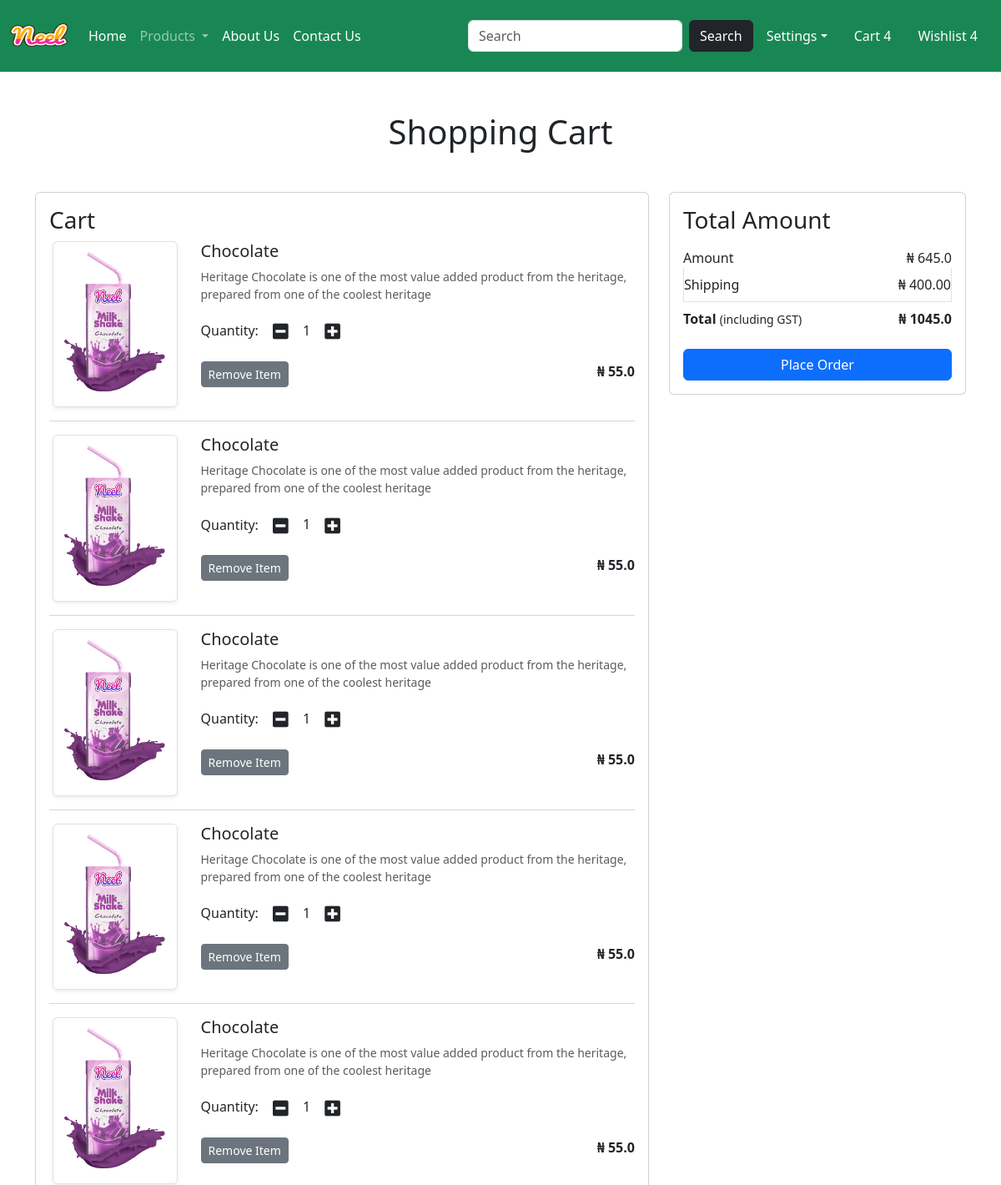
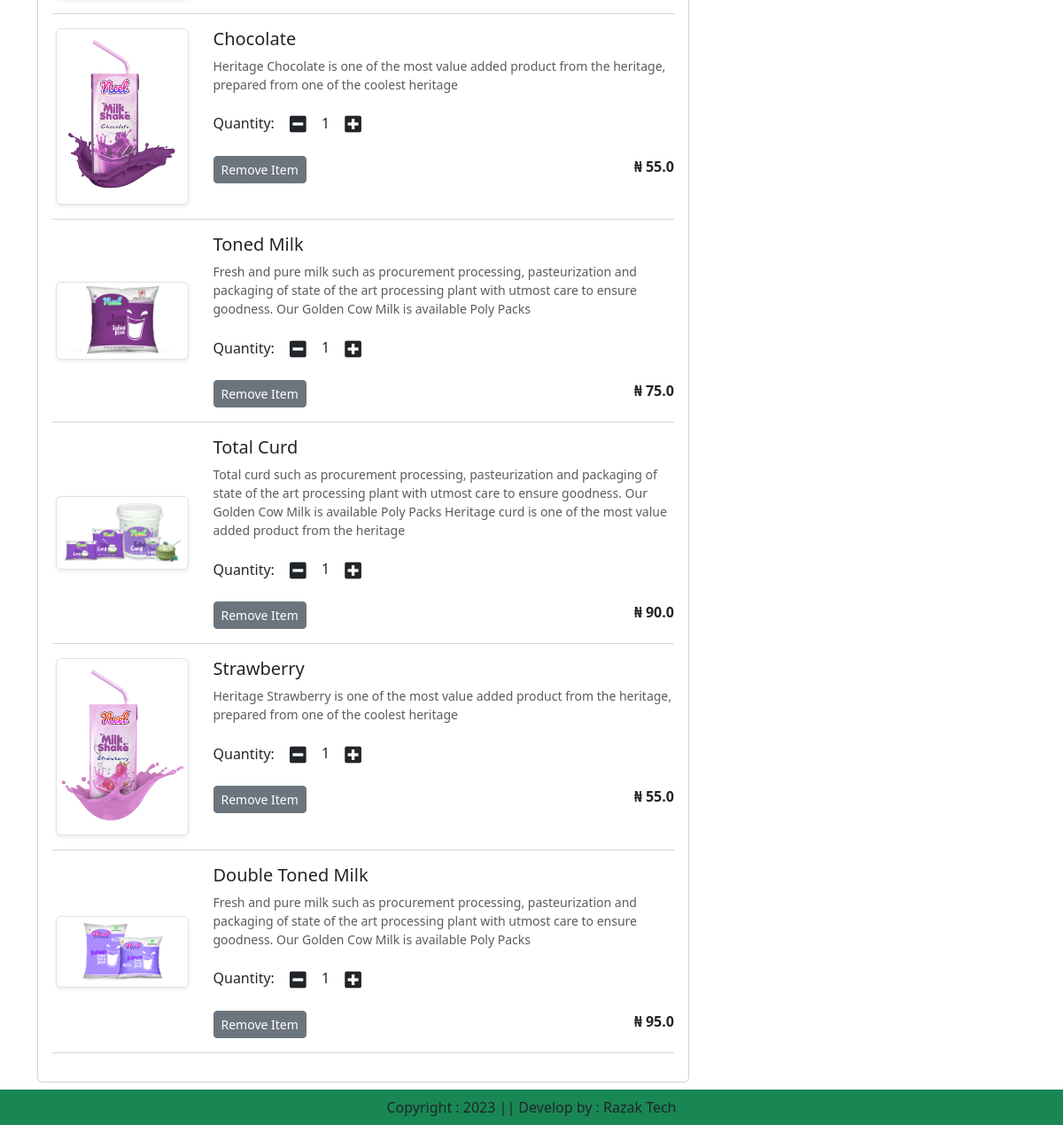
The page /cart/ (signed in) on the database as committed earlier (2 pictures, top to bottom).
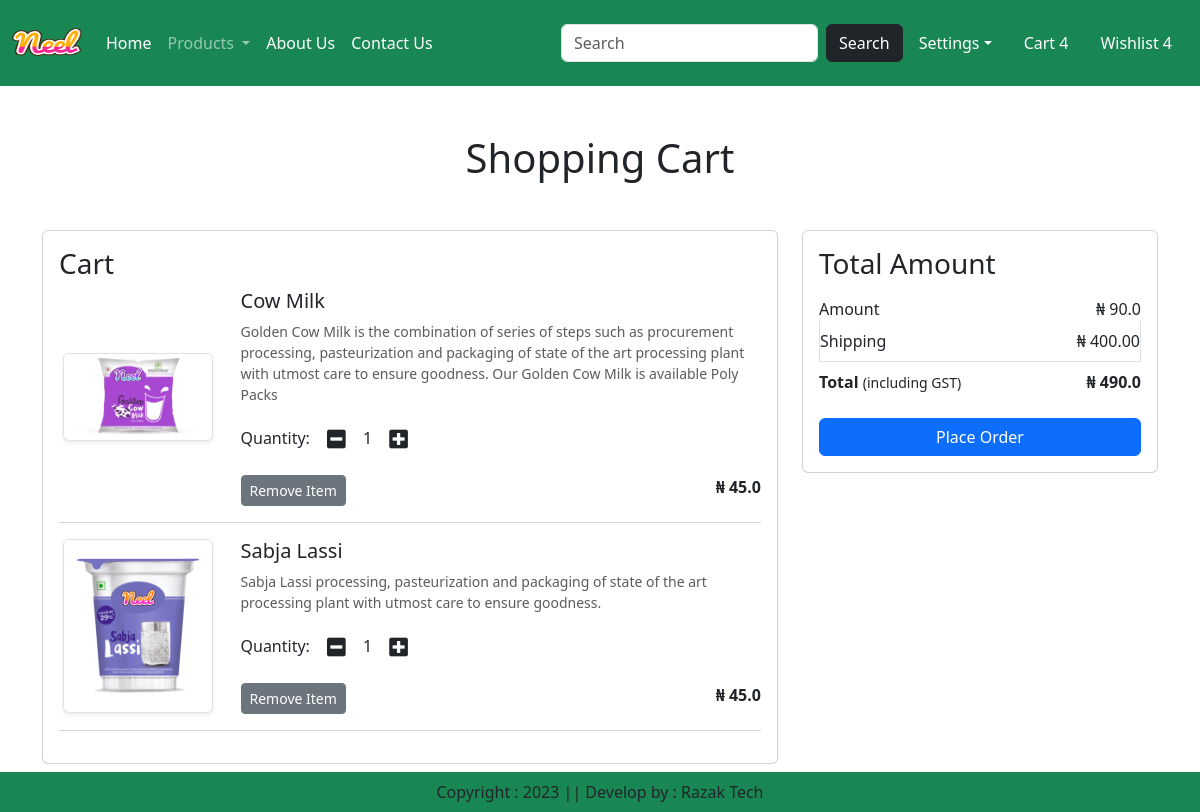
The same page on the database as committed later.
### app/models.py (models this page shows, shortened)
class Cart(models.Model):
    user = models.ForeignKey(User, on_delete=models.CASCADE)
    product = models.ForeignKey(Product, on_delete=models.CASCADE)
    quantity = models.PositiveIntegerField(default=1)

class Product(models.Model):
    title = models.CharField(max_length=100)
    selling_price = models.FloatField()
    discounted_price = models.FloatField()
    description = models.TextField()
    composition = models.TextField(default="")
    prodapp = models.TextField(default="")
    category = models.CharField(choices=CATEGORY_CHOICES, max_length=2)
    product_image = models.ImageField(upload_to="product")

### app/views.py (the view)
# urls.py: path('cart/', views.show_cart, name='showcart'),
def show_cart(request):
    user = request.user
    cart = Cart.objects.filter(user=user)
    amount = 0
    for p in cart:
        value = p.quantity * p.product.discounted_price
        amount = amount + value
    totalamount = amount + 400
    return render(request, "app/addtocart.html", locals())

### app/templates/app/addtocart.html (shortened to what this page needs)
{% extends "app/base.html" %}
{% load static %}
{% block main-content %}
<div class="container my-5">
    <div class="row">
        {% if cart %}
            <h1 class="text-center mb-5">Shopping Cart</h1>
            <div class="col-sm-8">
                <div class="card">
                    <div class="card-body">
                        <h3>Cart</h3>
                        {% for item in cart %}
                        <div class="row">
                            <div class="col-sm-3 text-center align-self-center"><img src="{{ item.product.product_image.url }}" alt="" srcset="" class="img-fluid img-thumbnail shadow-sm" height="150" width="150"></div>
                            <div class="col-sm-9">
                                <div>
                                    <h5>{{ item.product.title }}</h5>
                                    <p class="mb-2 text-muted small">{{ item.product.description }}</p>
                                    <div class="my-3">
                                        <label for="quantity">Quantity:</label>
                                        <a class="minus-cart btn" pid="{{ item.product.id }}"><i class="fas fa-minus-square fa-lg"></i></a>
                                        <span id="quantity">{{ item.quantity }}</span>
                                        <a class="plus-cart btn" pid="{{ item.product.id }}"><i class="fas fa-plus-square fa-lg"></i></a>
                                    </div>
                                    <div class="d-flex justify-content-between">
                                        <a href="#" class="remove-cart btn btn-sm btn-secondary mr-3" pid="{{ item.product.id }}">Remove Item</a>
                                        <p class="mb-0"><span><strong>₦ {{ item.product.discounted_price }}</strong></span></p>
                                    </div>
                                </div>
                            </div>
                        </div>
                        <hr class="text-muted">
                        {% endfor %}
                    </div>
                </div>
            </div>
            <div class="col-sm-4">
                <div class="card">
                    <div class="card-body">
                        <h3>Total Amount</h3>
                        <ul class="list-group">
                            <li class="list-group-item d-flex justify-content-between align-items-center border-0 px-0 pb-0">
                                Amount<span id="amount">₦ {{ amount }}</span>
                            </li>
                            <li class="list-group-item d-flex justify-content-between align-items-center px-0">
                                Shipping<span>₦ 400.00</span>
                            </li>
                            <li class="list-group-item d-flex justify-content-between align-items-center border-0 px-0 mb-3">
                                <div>
                                    <strong>Total</strong> <small>(including GST)</small>
                                </div>
                                <span id="totalamount"><strong>₦ {{ totalamount }}</strong></span>
                            </li>
                        </ul>
                        <div class="d-grid"><a href="{% url 'checkout' %}" class="btn btn-primary">Place Order</a></div>
                    </div>
                </div>
            </div>
        {% else %}
            <h1 class="text-center mb-5">Cart is Empty</h1>
        {% endif %}
    </div>
</div>
{% endblock main-content %}

### app/templates/app/base.html (shortened to what this page needs)
<!DOCTYPE html>
{% load static %}
<html lang="en">
<head>
    <link href="https://cdn.jsdelivr.net/npm/bootstrap@5.3.0/dist/css/bootstrap.min.css" rel="stylesheet">
    <link rel="stylesheet" href="{% static 'app/css/owl.carousel.min.css' %}" />
    <link rel="stylesheet" href="{% static 'app/css/all.min.css' %}" />
    <link rel="stylesheet" href="{% static 'app/css/style.css' %}" />
    <link rel="stylesheet" href="https://cdnjs.cloudflare.com/ajax/libs/font-awesome/5.15.3/css/all.min.css" />
</head>
<body>
    <nav class="navbar navbar-expand-lg navbar-dark bg-success" style="background-color: black;">
        <div class="container-fluid">
          <a class="navbar-brand" href="#">
            <img src="{% static 'app/images/neel.png' %}" width="70" height="60" />
          </a>
          <div class="collapse navbar-collapse" id="navbarSupportedContent">
            <ul class="navbar-nav me-auto mb-2 mb-lg-0">
              {% if request.user.is_authenticated %}
              <li class="nav-item">
                <a class="nav-link active" aria-current="page" href="/">Home</a>
              </li>
              <li class="nav-item dropdown">
                <a class="nav-link dropdown-toggle" href="#" role="button" data-bs-toggle="dropdown" aria-expanded="false">
                  Products
                </a>
              </li>
              <li class="nav-item">
                <a class="nav-link text-white" href="{% url 'about' %}">About Us</a>
              </li>
              <li class="nav-item">
                <a class="nav-link text-white" href="{% url 'contact' %}">Contact Us</a>
              </li>
            </ul>
            <form class="d-flex" role="search">
              <input class="form-control me-2" type="search" placeholder="Search" aria-label="Search">
              <button class="btn btn-dark" type="submit">Search</button>
            </form>
          </div>
          <ul class="navbar-nav me-auto mb-2 mb-lg-0">
            <li class="nav-item dropdown mx-2">
              <a class="nav-link dropdown-toggle text-white" href="#" id="profileDropdown" role="button" data-bs-toggle="dropdown" aria-expanded="false">Settings</a>
            </li>
            <li class="nav-item mx-2">
              <a href="#" class="nav-link text-white">Cart 4</a>
            </li>
            <li class="nav-item mx-2">
              <a href="#" class="nav-link text-white">Wishlist 4</a>
            </li>
            {% endif %}
          </ul>
        </div>
    </nav>
    {% block main-content %}{% endblock main-content %}
    <footer class="container-fluid fixed-bottom bg-success text-center p-2 mt-5">
        Copyright : 2023 || Develop by : Razak Tech
    </footer>
</body>
</html>

Rows that differ between the two databases and show on the page:
removed Cart: product.product_image (picture), product "Chocolate", product.description "Heritage Chocolate is one of the most value added product from the heritage, prepared from one of the coolest heritage", quantity "1", product.discounted_price "55.0"
removed Cart: product.product_image (picture), product "Chocolate", product.description "Heritage Chocolate is one of the most value added product from the heritage, prepared from one of the coolest heritage", quantity "1", product.discounted_price "55.0"
removed Cart: product.product_image (picture), product "Chocolate", product.description "Heritage Chocolate is one of the most value added product from the heritage, prepared from one of the coolest heritage", quantity "1", product.discounted_price "55.0"
removed Cart: product.product_image (picture), product "Chocolate", product.description "Heritage Chocolate is one of the most value added product from the heritage, prepared from one of the coolest heritage", quantity "1", product.discounted_price "55.0"
removed Cart: product.product_image (picture), product "Chocolate", product.description "Heritage Chocolate is one of the most value added product from the heritage, prepared from one of the coolest heritage", quantity "1", product.discounted_price "55.0"
removed Cart: product.product_image (picture), product "Chocolate", product.description "Heritage Chocolate is one of the most value added product from the heritage, prepared from one of the coolest heritage", quantity "1", product.discounted_price "55.0"
removed Cart: product.product_image (picture), product "Toned Milk", product.description "Fresh and pure milk such as procurement processing, pasteurization and packaging of state of the art processing plant with utmost care to ensure goodness. Our Golden Cow Milk is available Poly Packs", quantity "1", product.discounted_price "75.0"
removed Cart: product.product_image (picture), product "Total Curd", product.description "Total curd such as procurement processing, pasteurization and packaging of state of the art processing plant with utmost care to ensure goodness. Our Golden Cow Milk is available Poly Packs Heritage curd is one of the most value added product from the heritage", quantity "1", product.discounted_price "90.0"
removed Cart: product.product_image (picture), product "Strawberry", product.description "Heritage Strawberry is one of the most value added product from the heritage, prepared from one of the coolest heritage", quantity "1", product.discounted_price "55.0"
removed Cart: product.product_image (picture), product "Double Toned Milk", product.description "Fresh and pure milk such as procurement processing, pasteurization and packaging of state of the art processing plant with utmost care to ensure goodness. Our Golden Cow Milk is available Poly Packs", quantity "1", product.discounted_price "95.0"
added Cart: product.product_image (picture), product "Cow Milk", product.description "Golden Cow Milk is the combination of series of steps such as procurement processing, pasteurization and packaging of state of the art processing plant with utmost care to ensure goodness. Our Golden Cow Milk is available Poly Packs", quantity "1", product.discounted_price "45.0"
added Cart: product.product_image (picture), product "Sabja Lassi", product.description "Sabja Lassi processing, pasteurization and packaging of state of the art processing plant with utmost care to ensure goodness.", quantity "1", product.discounted_price "45.0"
Other text that changed with them:
{{ amount }}: "645.0" → "90.0"
{{ totalamount }}: "1045.0" → "490.0"
